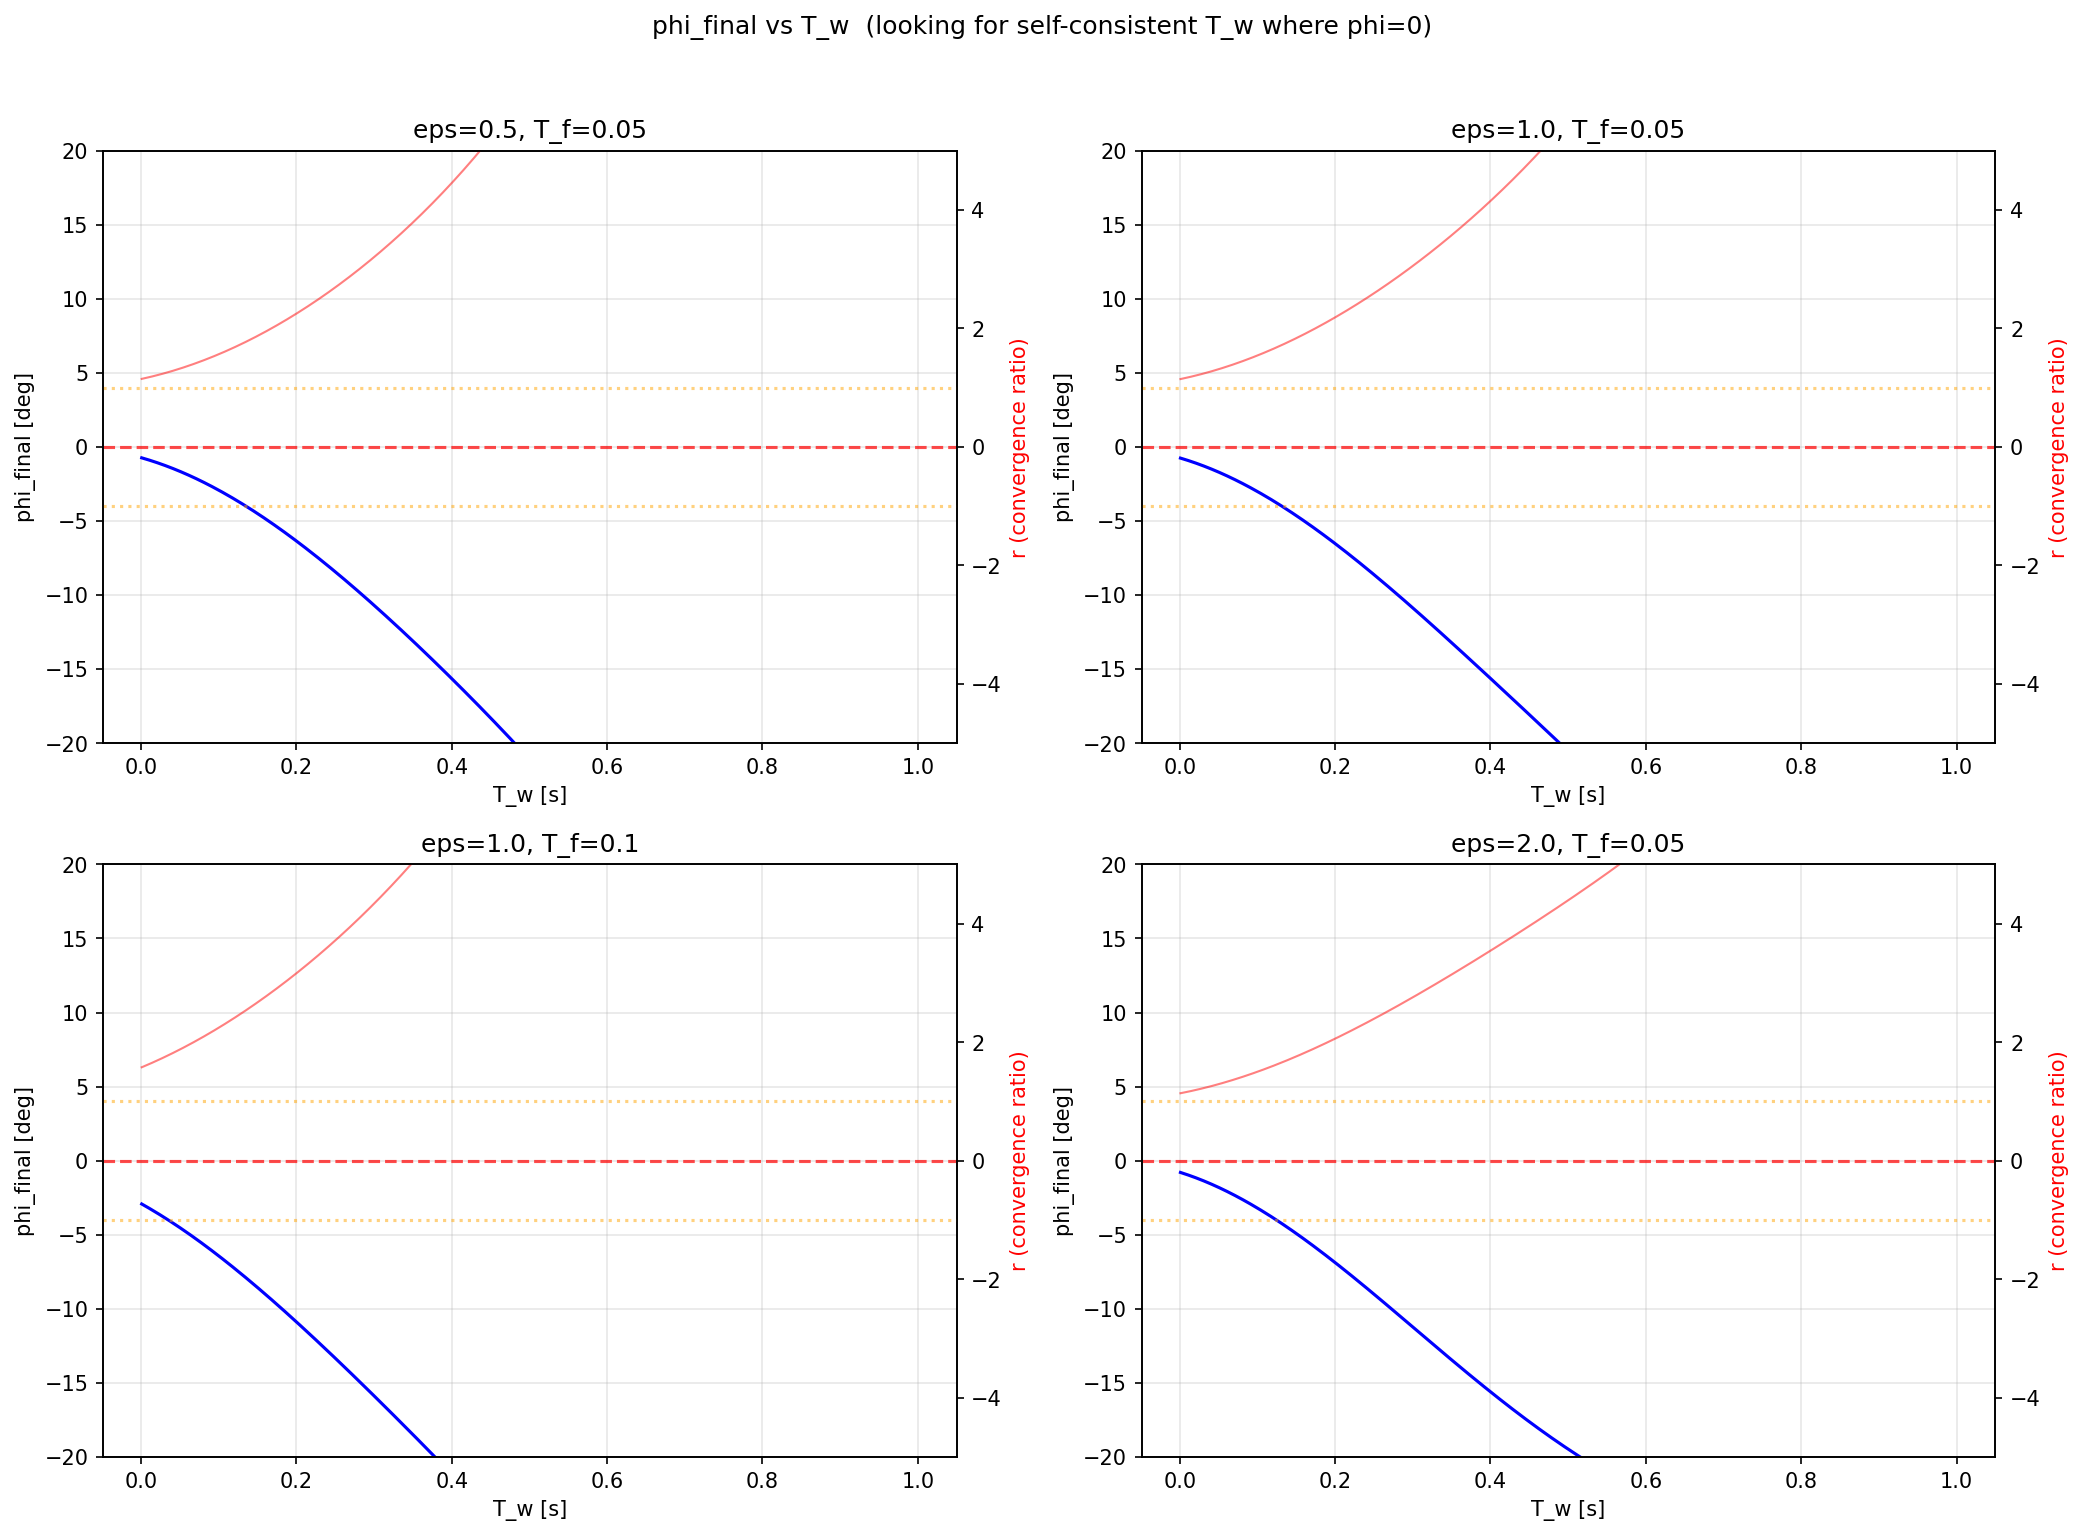

The Python source for this figure:
"""phi_final vs T_w 곡선 진단 — 자기일관성 조건의 영점 위치 파악"""
import numpy as np
from scipy.integrate import solve_ivp
import matplotlib
matplotlib.use('Agg')
import matplotlib.pyplot as plt

# === System parameters ===
g = 9.81; R_rope = 1.0
M1, m2 = 30.0, 45.0; L1, LC1, LC2 = 0.85, 0.30, 0.40; L_upper = 0.85
Mt = M1 + m2; I1 = M1*L1**2/12; I2 = m2*L_upper**2/12
p1 = M1*LC1 + m2*L1; p2 = m2*LC2; ps = p1+p2
h_com = (M1*LC1 + m2*(L1+LC2))/Mt; c_foot = p2/ps
J_aa = M1*LC1**2 + I1 + m2*L1**2; J_tt = m2*LC2**2 + I2
J_at = m2*L1*LC2; J_tot = J_aa + J_tt + 2*J_at
C_sd = (-J_aa*p2 + J_tt*p1 + J_at*(p1-p2))/ps**2
M11 = Mt*R_rope**2; M12 = R_rope; M22 = J_tot/ps**2
det_M = M11*M22 - M12**2
iM11 = M22/det_M; iM12 = -M12/det_M; iM22 = M11/det_M
gMR = g*Mt*R_rope; g_ps = g/ps

def solve_cycle(beta0, eps, T_f, T_w):
    sigma0 = Mt * h_com * beta0
    d_fold = h_com*(1+eps)*abs(beta0)/c_foot * np.sign(beta0)
    a = 4*d_fold/T_f**2
    T_total = 2*T_f + T_w
    def get_dd(t):
        if t < T_f/2: return +a
        elif t < T_f: return -a
        elif t < T_f+T_w: return 0.0
        elif t < T_f+T_w+T_f/2: return -a
        else: return +a
    def rhs(t, y):
        phi, dp, sig, ds = y
        dd = get_dd(t)
        r1 = -gMR*phi; r2 = g_ps*sig - C_sd*dd
        return [dp, iM11*r1+iM12*r2, ds, iM12*r1+iM22*r2]
    sol = solve_ivp(rhs, (0, T_total), [0, 0, sigma0, 0],
                    method='RK45', rtol=1e-10, atol=1e-12, max_step=T_f/50)
    yf = sol.y[:, -1]
    return yf[0], yf[1], yf[2]/(Mt*h_com), yf[3]/(Mt*h_com)

beta0 = np.radians(5)
T_w_range = np.linspace(0.001, 1.0, 300)

fig, axes = plt.subplots(2, 2, figsize=(14, 10))

for ax_idx, (eps, T_f) in enumerate([(0.5, 0.05), (1.0, 0.05), (1.0, 0.10), (2.0, 0.05)]):
    ax = axes.flat[ax_idx]
    phi_f_list = []
    beta_f_list = []
    for Tw in T_w_range:
        try:
            pf, _, bf, _ = solve_cycle(beta0, eps, T_f, Tw)
            phi_f_list.append(np.degrees(pf))
            beta_f_list.append(bf / beta0)  # r = beta_f/beta0
        except:
            phi_f_list.append(np.nan)
            beta_f_list.append(np.nan)

    ax.plot(T_w_range, phi_f_list, 'b-', lw=1.5, label='phi_final [deg]')
    ax.axhline(0, color='red', ls='--', alpha=0.7)
    ax.set_xlabel('T_w [s]')
    ax.set_ylabel('phi_final [deg]')
    ax.set_title(f'eps={eps}, T_f={T_f}')
    ax.grid(True, alpha=0.3)
    ax.set_ylim(-20, 20)

    # secondary axis for r
    ax2 = ax.twinx()
    ax2.plot(T_w_range, beta_f_list, 'r-', lw=1, alpha=0.5, label='r=beta_f/beta0')
    ax2.axhline(1.0, color='orange', ls=':', alpha=0.5)
    ax2.axhline(-1.0, color='orange', ls=':', alpha=0.5)
    ax2.set_ylabel('r (convergence ratio)', color='red')
    ax2.set_ylim(-5, 5)

plt.suptitle('phi_final vs T_w  (looking for self-consistent T_w where phi=0)', y=1.02)
plt.tight_layout()
out = __file__.replace('.py', '.png')
plt.savefig(out, dpi=150, bbox_inches='tight')
print(f"Saved: {out}")
plt.close()
print("Done!")
